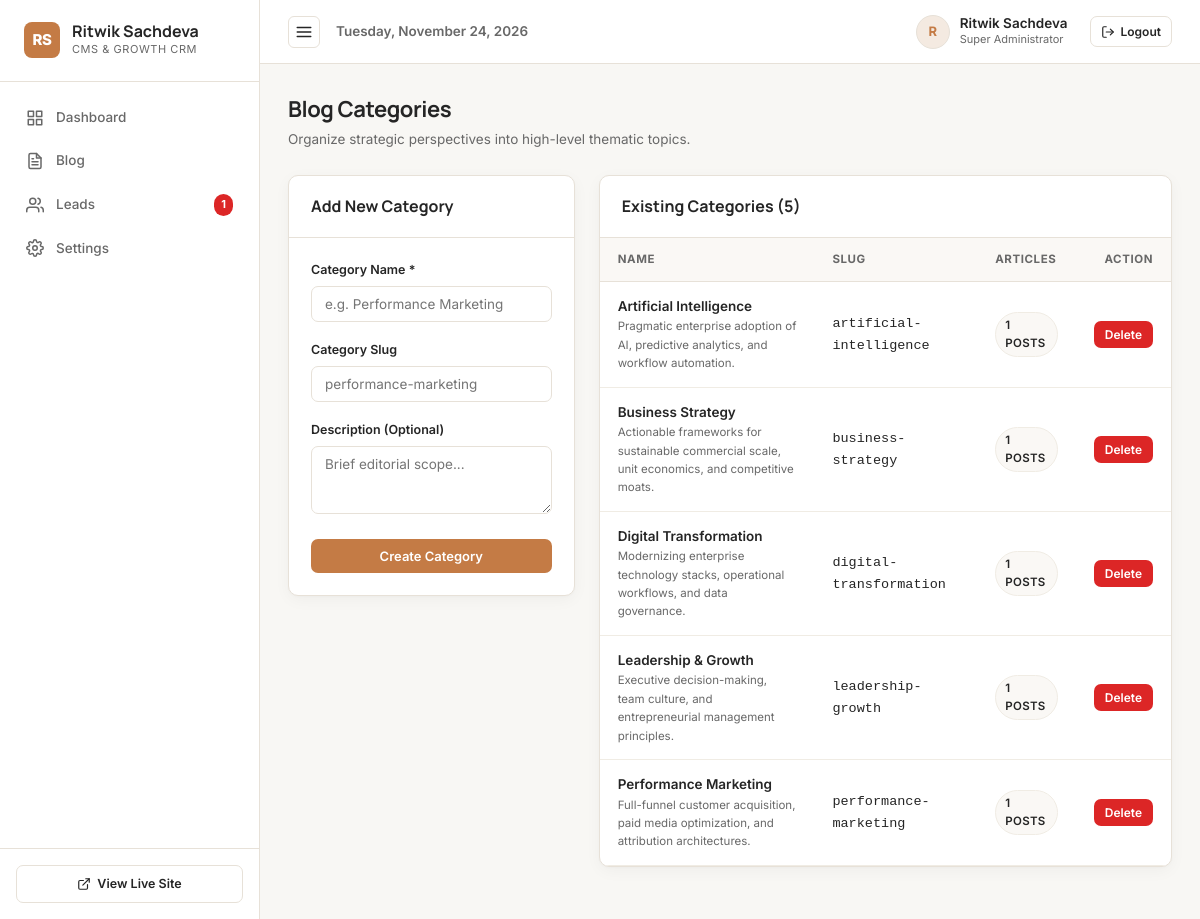
The app's page /admin/categories.php (signed in) with its own data.
### tables this page shows
CREATE TABLE `blog_categories` (
    `id` INT UNSIGNED AUTO_INCREMENT PRIMARY KEY,
    `name` VARCHAR(100) NOT NULL,
    `slug` VARCHAR(120) NOT NULL UNIQUE,
    `description` TEXT DEFAULT NULL,
    `created_at` DATETIME NOT NULL DEFAULT CURRENT_TIMESTAMP,
    `updated_at` DATETIME NOT NULL DEFAULT CURRENT_TIMESTAMP ON UPDATE CURRENT_TIMESTAMP,
    INDEX `idx_cat_slug` (`slug`)
);

### includes/config.php (called while the page is built, shortened)
<?php
function e($string): string {
    return htmlspecialchars((string)$string, ENT_QUOTES, 'UTF-8');
}

### admin/categories.php (the view, shortened to what this page needs)
<?php
require_once __DIR__ . '/includes/header.php';
$categories = $pdo->query("
    SELECT c.*, COUNT(b.id) AS blog_count
    FROM blog_categories c
    LEFT JOIN blogs b ON b.category_id = c.id
    GROUP BY c.id
    ORDER BY c.name ASC
")->fetchAll();
?>
<div class="admin-page-header">
  <div>
    <h1 class="admin-page-title">Blog Categories</h1>
    <p class="admin-page-subtitle">Organize strategic perspectives into high-level thematic topics.</p>
  </div>
</div>
<div style="display: grid; grid-template-columns: 1fr 2fr; gap: 24px; align-items: flex-start;">
  <div class="admin-card">
    <div class="admin-card-header">
      <h3 class="admin-card-title">Add New Category</h3>
    </div>
    <div class="admin-card-body">
      <form method="POST" action="categories.php">
        <div class="form-group-admin">
          <label for="cat_name" class="form-label-admin">Category Name *</label>
          <input type="text" id="cat_name" name="name" class="form-control-admin" placeholder="e.g. Performance Marketing" required>
        </div>
        <div class="form-group-admin">
          <label for="cat_slug" class="form-label-admin">Category Slug</label>
          <input type="text" id="cat_slug" name="slug" class="form-control-admin" placeholder="performance-marketing">
        </div>
        <div class="form-group-admin">
          <label for="cat_desc" class="form-label-admin">Description (Optional)</label>
          <textarea id="cat_desc" name="description" rows="3" class="form-control-admin" placeholder="Brief editorial scope..."></textarea>
        </div>
        <button type="submit" class="btn-admin btn-admin-primary" style="width: 100%;">Create Category</button>
      </form>
    </div>
  </div>
  <div class="admin-card">
    <div class="admin-card-header">
      <h3 class="admin-card-title">Existing Categories (<?= count($categories) ?>)</h3>
    </div>
    <div class="admin-table-wrap">
      <table class="admin-table">
        <thead>
          <tr>
            <th>Name</th>
            <th>Slug</th>
            <th>Articles</th>
            <th style="text-align: right;">Action</th>
          </tr>
        </thead>
        <tbody>
          <?php foreach ($categories as $cat): ?>
            <tr>
              <td>
                <div style="font-weight: 600; color: var(--admin-text-main);"><?= e($cat['name']) ?></div>
                <?php if ($cat['description']): ?>
                  <div style="font-size: 11.5px; color: var(--admin-text-muted);"><?= e($cat['description']) ?></div>
                <?php endif; ?>
              </td>
              <td><code><?= e($cat['slug']) ?></code></td>
              <td>
                <span class="admin-badge" style="background: #FAF8F5; border: 1px solid var(--admin-border-light);">
                  <?= (int)$cat['blog_count'] ?> posts
                </span>
              </td>
              <td style="text-align: right;">
                <form method="POST" action="categories.php" style="display: inline;" onsubmit="return confirm('Delete this category? Associated articles will remain uncategorized.');">
                  <button type="submit" class="btn-admin btn-admin-danger btn-admin-sm">Delete</button>
                </form>
              </td>
            </tr>
          <?php endforeach; ?>
        </tbody>
      </table>
    </div>
  </div>
</div>
<?php require_once __DIR__ . '/includes/footer.php'; ?>

### admin/css/admin.css (style rules this page uses)
* { box-sizing: border-box; margin: 0; padding: 0; }
body { font-family: var(--admin-font-body); background-color: var(--admin-bg); color: var(--admin-text-main); line-height: 1.6; font-size: 14.5px; -webkit-font-smoothing: antialiased; }
.admin-page-header { display: flex; align-items: center; justify-content: space-between; flex-wrap: wrap; gap: 16px; margin-bottom: 24px; }
.admin-page-title { font-family: var(--admin-font-heading); font-size: 22px; font-weight: 700; color: var(--admin-text-main); letter-spacing: -0.02em; }
.admin-page-subtitle { font-size: 13.5px; color: var(--admin-text-muted); margin-top: 2px; }
.admin-card { background: #FFFFFF; border: 1px solid var(--admin-border); border-radius: var(--admin-radius); box-shadow: var(--admin-shadow); overflow: hidden; margin-bottom: 24px; }
.admin-card-header { padding: 18px 22px; border-bottom: 1px solid var(--admin-border); display: flex; align-items: center; justify-content: space-between; flex-wrap: wrap; gap: 12px; }
.admin-card-title { font-family: var(--admin-font-heading); font-size: 16px; font-weight: 700; color: var(--admin-text-main); }
.admin-card-body { padding: 22px; }
.admin-table-wrap { overflow-x: auto; }
.admin-table { width: 100%; border-collapse: collapse; text-align: left; }
.admin-table th { background: #FAF8F5; color: var(--admin-text-muted); font-size: 11.5px; font-weight: 700; text-transform: uppercase; letter-spacing: 0.05em; padding: 12px 18px; border-bottom: 1px solid var(--admin-border); }
.admin-table td { padding: 14px 18px; border-bottom: 1px solid var(--admin-border-light); vertical-align: middle; font-size: 13.5px; }
.admin-badge { display: inline-flex; align-items: center; gap: 5px; padding: 3px 9px; border-radius: 999px; font-size: 11.5px; font-weight: 600; text-transform: uppercase; letter-spacing: 0.03em; }
.btn-admin { display: inline-flex; align-items: center; justify-content: center; gap: 6px; padding: 8px 16px; border-radius: 7px; font-size: 13px; font-weight: 600; cursor: pointer; text-decoration: none; border: 1px solid transparent; transition: all 0.15s ease; font-family: inherit; }
.btn-admin-primary { background: var(--admin-accent); color: #FFFFFF; }
.btn-admin-danger { background: var(--admin-danger); color: #FFFFFF; }
.btn-admin-sm { padding: 5px 10px; font-size: 12px; }
.form-group-admin { margin-bottom: 18px; }
.form-label-admin { display: block; font-size: 12.5px; font-weight: 600; margin-bottom: 6px; color: var(--admin-text-main); }
.form-control-admin { width: 100%; padding: 9px 13px; border-radius: 7px; border: 1px solid var(--admin-border); background: #FFFFFF; color: var(--admin-text-main); font-size: 13.5px; font-family: inherit; transition: border-color 0.15s ease, box-shadow 0.15s ease; }
textarea.form-control-admin { resize: vertical; }

### records on screen
blog_categories: name "Artificial Intelligence", description "Pragmatic enterprise adoption of AI, predictive analytics, and workflow automation.", slug "artificial-intelligence", blog_count "1"
blog_categories: name "Business Strategy", description "Actionable frameworks for sustainable commercial scale, unit economics, and competitive moats.", slug "business-strategy", blog_count "1"
blog_categories: name "Digital Transformation", description "Modernizing enterprise technology stacks, operational workflows, and data governance.", slug "digital-transformation", blog_count "1"
blog_categories: name "Leadership & Growth", description "Executive decision-making, team culture, and entrepreneurial management principles.", slug "leadership-growth", blog_count "1"
blog_categories: name "Performance Marketing", description "Full-funnel customer acquisition, paid media optimization, and attribution architectures.", slug "performance-marketing", blog_count "1"

### other values on screen
$newLeadsCount "1"
substr($currentUser['name'] ?? 'A', 0, 1) "R"
$currentUser['name'] "Ritwik Sachdeva"
$currentUser['role_display'] "Super Administrator"
count($categories) "5"
